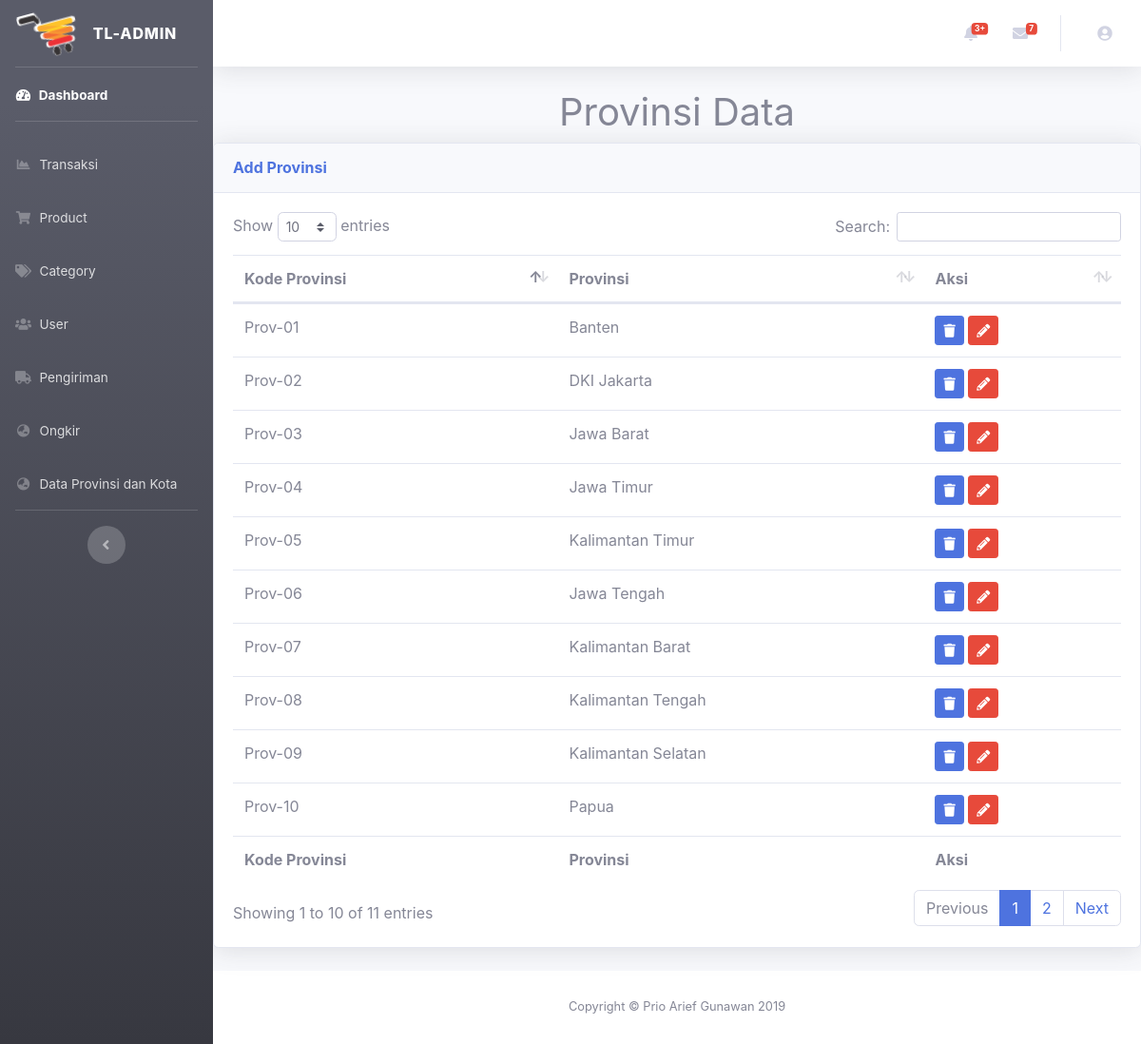
The app's page /index.php/provinsi with its own data.
### tables this page shows
CREATE TABLE `provinsi` (
  `kd_prov` varchar(20) NOT NULL,
  `nama_prov` varchar(100) NOT NULL
);

### application/controllers/Provinsi.php (called while the page is built, shortened)
<?php
class Provinsi extends CI_Controller{
    public function __construct()
    {
        $this->load->library('form_validation');
        $this->load->model('Provinsi_model');
    }
    public function index(){
        $data['title'] = 'Data Provinsi';
        $data['user'] = $this->db->get_where('admin', ['email' => $this->session->userdata('email')])->row_array();
        $data['provinsi'] = $this->Provinsi_model->GetProvinsi();
        $this->load->view('admin/header', $data);
        $this->load->view('admin/provinsi/index');
        $this->load->view('admin/footer');
    }
}

### index.php (called while the page is built, shortened)
<?php
require_once BASEPATH.'core/CodeIgniter.php';

### application/models/Provinsi_model.php (called while the page is built, shortened)
<?php
class Provinsi_model extends CI_Model{
    public function GetProvinsi(){
        return $this->db->get('provinsi')->result_array();
    }
}

### application/views/admin/provinsi/index.php (the view)
<h1 class="text-center">Provinsi Data</h1>
<div class="card shadow mb-4">
            <div class="card-header py-3">
              <h6 class="m-0 font-weight-bold text-primary"><a class="text-decoration-none" href="<?= base_url() ?>Provinsi/addProvinsi">Add Provinsi</a></h6>
            </div>
            <div class="card-body">
              <div class="table-responsive">
                <table class="table table-bordered-stripped" id="dataTable" width="100%" cellspacing="0">
                  <thead>
                    <tr>
                      <th>Kode Provinsi</th>
                      <th>Provinsi</th>
                      <th>Aksi</th>
                    </tr>
                  </thead>
                  <tfoot>
                    <tr>
                      <th>Kode Provinsi</th>
                      <th>Provinsi</th>
                      <th>Aksi</th>
                    </tr>
                  </tfoot>
                  <tbody>
                  <?php foreach($provinsi as $p): ?>
                    <tr>
                      <td><?= $p['kd_prov']; ?></td>
                      <td><?= $p['nama_prov']; ?></td>
                      <td>
                        <a class="btn btn-primary btn-sm" href="<?= base_url() ?>Provinsi/DeleteProvinsi/<?= $p['kd_prov']; ?>" onclick="return confirm('yakin ?');" title="Delete"><i class="fas fa-trash"></i></a>
                        <a class="btn btn-danger btn-sm" href="<?= base_url() ?>Provinsi/UpdateProvinsi/<?= $p['kd_prov']; ?>" title="Edit"><i class="fas fa-pencil-alt"></i></a>
                      </td>
                    </tr>
                  <?php endforeach; ?>
                  </tbody>
                </table>
              </div>
            </div>
          </div>

### records on screen
provinsi: kd_prov "Prov-01", nama_prov "Banten"
provinsi: kd_prov "Prov-02", nama_prov "DKI Jakarta"
provinsi: kd_prov "Prov-03", nama_prov "Jawa Barat"
provinsi: kd_prov "Prov-04", nama_prov "Jawa Timur"
provinsi: kd_prov "Prov-05", nama_prov "Kalimantan Timur"
provinsi: kd_prov "Prov-06", nama_prov "Jawa Tengah"
provinsi: kd_prov "Prov-07", nama_prov "Kalimantan Barat"
provinsi: kd_prov "Prov-08", nama_prov "Kalimantan Tengah"
provinsi: kd_prov "Prov-09", nama_prov "Kalimantan Selatan"
provinsi: kd_prov "Prov-10", nama_prov "Papua"
